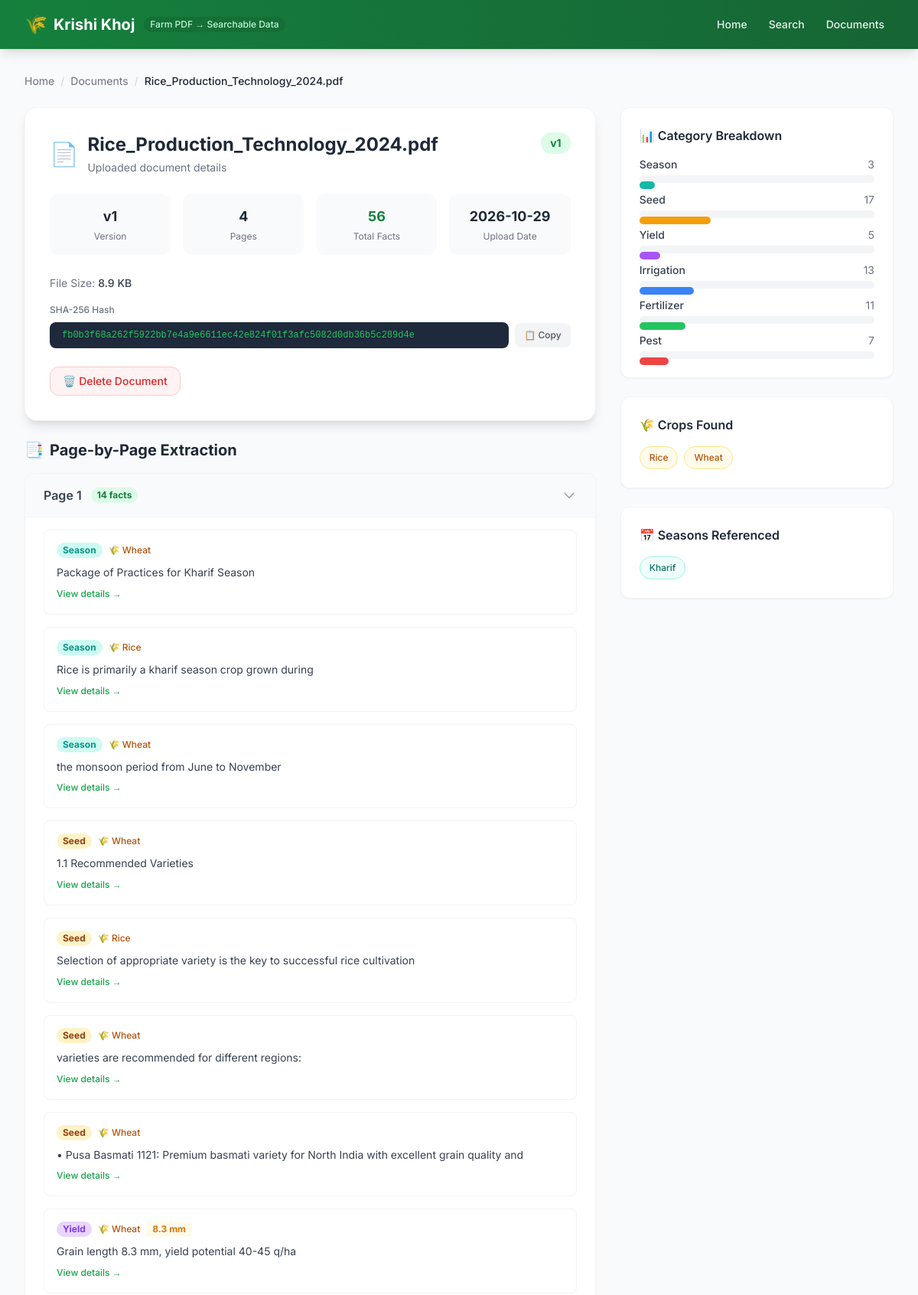
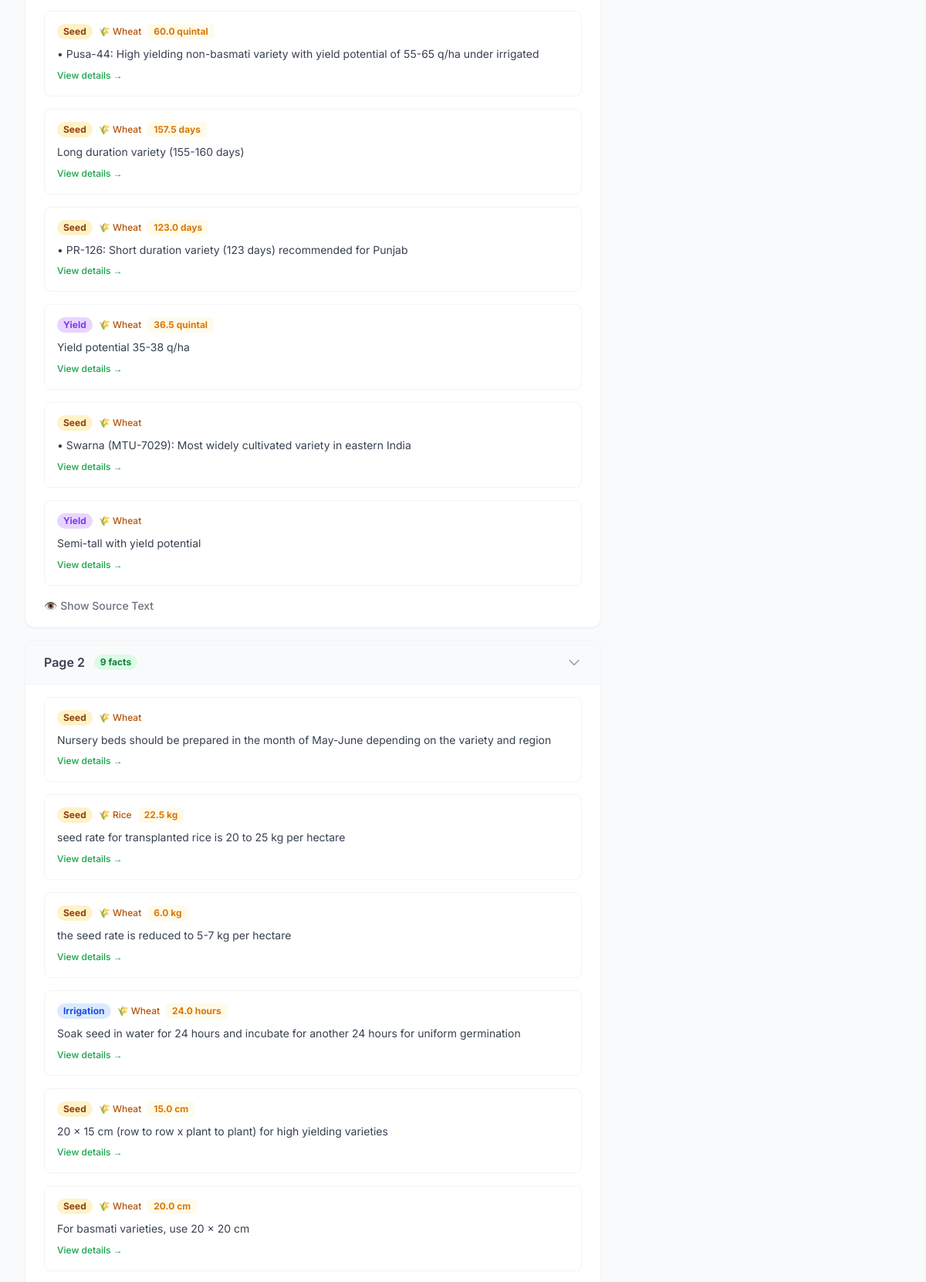
Screenshot of /document/2 (upper part) with the database file from the repository (2 pictures, top to bottom).
### tables this page shows
CREATE TABLE documents (
                id INTEGER PRIMARY KEY AUTOINCREMENT,
                filename TEXT NOT NULL,
                file_hash TEXT NOT NULL,
                version INTEGER DEFAULT 1,
                upload_date TEXT NOT NULL,
                page_count INTEGER DEFAULT 0,
                file_path TEXT NOT NULL,
                file_size INTEGER DEFAULT 0
            );

CREATE TABLE page_texts (
                id INTEGER PRIMARY KEY AUTOINCREMENT,
                document_id INTEGER NOT NULL,
                page_number INTEGER NOT NULL,
                page_text TEXT NOT NULL,
                FOREIGN KEY (document_id) REFERENCES documents(id) ON DELETE CASCADE
            );

CREATE TABLE facts (
                id INTEGER PRIMARY KEY AUTOINCREMENT,
                document_id INTEGER NOT NULL,
                crop_name TEXT,
                category TEXT NOT NULL,
                fact_text TEXT NOT NULL,
                value REAL,
                unit TEXT,
                season TEXT,
                region TEXT,
                page_number INTEGER NOT NULL,
                original_text TEXT NOT NULL,
                extraction_date TEXT NOT NULL,
                FOREIGN KEY (document_id) REFERENCES documents(id) ON DELETE CASCADE
            );

### app.py (the view)
@app.route('/document/<int:document_id>')
def document_detail(document_id):
    document = get_document_by_id(document_id)
    if not document:
        flash('Document not found.', 'error')
        return redirect(url_for('index'))
    all_facts = get_document_facts(document_id)
    pages_data = []
    for page_num in range(1, document['page_count'] + 1):
        pt = get_page_text(document_id, page_num)
        page_facts = [f for f in all_facts if f['page_number'] == page_num]
        pages_data.append({
            'page_number': page_num,
            'page_text': pt if pt else '',
            'facts': page_facts
        })
    summary = {
        'total_facts': len(all_facts),
        'by_category': {},
        'crops_found': list(set(f['crop_name'] for f in all_facts if f.get('crop_name'))),
        'seasons_found': list(set(f['season'] for f in all_facts if f.get('season')))
    }
    for f in all_facts:
        cat = f['category']
        summary['by_category'][cat] = summary['by_category'].get(cat, 0) + 1
    return render_template(
        'document.html',
        document=document,
        pages=pages_data,
        summary=summary
    )

### database.py (called while the page is built)
def get_db_connection():
    conn = sqlite3.connect(DATABASE_PATH)
    conn.row_factory = sqlite3.Row
    conn.execute("PRAGMA foreign_keys = ON")
    return conn

def get_page_text(document_id, page_number):
    conn = get_db_connection()
    try:
        cursor = conn.cursor()
        cursor.execute(
            "SELECT page_text FROM page_texts WHERE document_id = ? AND page_number = ?",
            (document_id, page_number)
        )
        row = cursor.fetchone()
        return row['page_text'] if row else ''
    finally:
        conn.close()

def get_document_facts(document_id, category=None, page_number=None):
    conn = get_db_connection()
    try:
        conditions = ["document_id = ?"]
        params = [document_id]
        if category:
            conditions.append("category = ?")
            params.append(category)
        if page_number:
            conditions.append("page_number = ?")
            params.append(page_number)
        where_clause = " AND ".join(conditions)
        cursor = conn.cursor()
        cursor.execute(
            f"SELECT * FROM facts WHERE {where_clause} ORDER BY page_number, id",
            params
        )
        return [dict(row) for row in cursor.fetchall()]
    finally:
        conn.close()

### templates/document.html (shortened to what this page needs)
{% extends "base.html" %}
{% block content %}
<div class="max-w-7xl mx-auto px-4 sm:px-6 lg:px-8 py-8">
    <nav class="text-sm mb-6">
        <ol class="flex items-center space-x-2 text-gray-500">
            <li><a href="/" class="hover:text-krishi-600 transition-colors">Home</a></li>
            <li><span class="text-gray-300">/</span></li>
            <li><a href="/documents" class="hover:text-krishi-600 transition-colors">Documents</a></li>
            <li><span class="text-gray-300">/</span></li>
            <li class="text-gray-800 font-medium">{{ document.filename }}</li>
        </ol>
    </nav>
    <div class="grid grid-cols-1 lg:grid-cols-3 gap-8">
        <div class="lg:col-span-2 space-y-6">
            <div class="bg-white rounded-2xl shadow-lg border border-gray-100 p-8">
                <div class="flex items-start justify-between mb-6">
                    <div class="flex items-center space-x-3">
                        <span class="text-3xl">📄</span>
                        <div>
                            <h1 class="text-2xl font-bold text-gray-800">{{ document.filename }}</h1>
                            <p class="text-sm text-gray-500 mt-1">Uploaded document details</p>
                        </div>
                    </div>
                    <span class="bg-krishi-100 text-krishi-700 text-sm font-bold px-3 py-1 rounded-full">v{{ document.version }}</span>
                </div>
                <div class="grid grid-cols-2 md:grid-cols-4 gap-4 mb-6">
                    <div class="bg-gray-50 rounded-xl p-4 text-center">
                        <div class="text-lg font-bold text-gray-800">v{{ document.version }}</div>
                        <div class="text-xs text-gray-500 mt-1">Version</div>
                    </div>
                    <div class="bg-gray-50 rounded-xl p-4 text-center">
                        <div class="text-lg font-bold text-gray-800">{{ document.page_count }}</div>
                        <div class="text-xs text-gray-500 mt-1">Pages</div>
                    </div>
                    <div class="bg-gray-50 rounded-xl p-4 text-center">
                        <div class="text-lg font-bold text-krishi-700">{{ summary.total_facts }}</div>
                        <div class="text-xs text-gray-500 mt-1">Total Facts</div>
                    </div>
                    <div class="bg-gray-50 rounded-xl p-4 text-center">
                        <div class="text-lg font-bold text-gray-800">{{ document.upload_date[:10] if document.upload_date|length > 10 else document.upload_date }}</div>
                        <div class="text-xs text-gray-500 mt-1">Upload Date</div>
                    </div>
                </div>
                <div class="mb-4">
                    <span class="text-sm text-gray-500">File Size: </span>
                    <span class="text-sm font-medium text-gray-700">
                        {% if document.file_size >= 1048576 %}
                            {{ "%.2f"|format(document.file_size / 1048576) }} MB
                        {% elif document.file_size >= 1024 %}
                            {{ "%.1f"|format(document.file_size / 1024) }} KB
                        {% else %}
                            {{ document.file_size }} bytes
                        {% endif %}
                    </span>
                </div>
                <div class="mb-6">
                    <label class="text-xs text-gray-500 font-medium block mb-2">SHA-256 Hash</label>
                    <div class="flex items-center space-x-2">
                        <div class="hash-display flex-1">{{ document.file_hash }}</div>
                        <button data-copy="{{ document.file_hash }}"
                            class="shrink-0 bg-gray-100 hover:bg-gray-200 text-gray-600 px-3 py-2 rounded-lg text-xs font-medium transition-colors">
                            📋 Copy
                        </button>
                    </div>
                </div>
                <form action="/document/{{ document.id }}" method="POST" class="inline">
                    <button type="submit"
                        class="delete-btn bg-red-50 hover:bg-red-100 text-red-600 hover:text-red-700 border border-red-200 font-medium py-2 px-4 rounded-xl text-sm transition-all">
                        🗑️ Delete Document
                    </button>
                </form>
            </div>
            <div class="space-y-4">
                <h2 class="text-xl font-bold text-gray-800 flex items-center space-x-2">
                    <span>📑</span><span>Page-by-Page Extraction</span>
                </h2>
                {% for page in pages %}
                <div class="bg-white rounded-xl shadow-sm border border-gray-100 overflow-hidden">
                    <div class="bg-gray-50 px-6 py-4 border-b border-gray-100 flex items-center justify-between cursor-pointer"
                         onclick="this.parentElement.querySelector('.page-content').classList.toggle('hidden')">
                        <div class="flex items-center space-x-3">
                            <h3 class="font-semibold text-gray-700">Page {{ page.page_number }}</h3>
                            <span class="bg-krishi-100 text-krishi-700 text-xs font-bold px-2 py-0.5 rounded-full">
                                {{ page.facts|length }} fact{{ 's' if page.facts|length != 1 else '' }}
                            </span>
                        </div>
                        <svg class="w-5 h-5 text-gray-400 transform transition-transform" fill="none" stroke="currentColor" viewBox="0 0 24 24">
                            <path stroke-linecap="round" stroke-linejoin="round" stroke-width="2" d="M19 9l-7 7-7-7"/>
                        </svg>
                    </div>
                    <div class="page-content px-6 py-4 space-y-4">
                        {% for fact in page.facts %}
                        <div class="border border-gray-100 rounded-lg p-4 hover:bg-gray-50 transition-colors">
                            <div class="flex flex-wrap items-center gap-2 mb-2">
                                {% set cat_lower = fact.category|lower if fact.category else 'general' %}
                                <span class="inline-flex items-center px-2 py-0.5 rounded-full text-xs font-bold
                                    {% if cat_lower == 'fertilizer' %}badge-fertilizer
                                    {% elif cat_lower == 'irrigation' %}badge-irrigation
                                    {% elif cat_lower == 'pest' %}badge-pest
                                    {% elif cat_lower == 'soil' %}badge-soil
                                    {% elif cat_lower == 'seed' %}badge-seed
                                    {% elif cat_lower == 'yield' %}badge-yield
                                    {% elif cat_lower == 'season' %}badge-season
                                    {% else %}badge-general{% endif %}">
                                    {{ fact.category or 'General' }}
                                </span>
                                {% if fact.crop_name %}
                                <span class="text-xs text-saffron-700 font-medium">🌾 {{ fact.crop_name }}</span>
                                {% endif %}
                                {% if fact.value %}
                                <span class="text-xs font-bold text-saffron-600 bg-saffron-50 px-2 py-0.5 rounded">{{ fact.value }}{% if fact.unit %} {{ fact.unit }}{% endif %}</span>
                                {% endif %}
                            </div>
                            <p class="text-sm text-gray-700 leading-relaxed">{{ fact.fact_text }}</p>
                            <a href="/fact/{{ fact.id }}" class="text-xs text-krishi-600 hover:text-krishi-700 font-medium mt-2 inline-block">View details →</a>
                        </div>
                        {% endfor %}
                        <button class="source-toggle text-sm text-gray-500 hover:text-krishi-600 font-medium transition-colors"
                            data-target="source-page-{{ page.page_number }}">
                            👁️ Show Source Text
                        </button>
                    </div>
                </div>
                {% endfor %}
            </div>
        </div>
        <div class="space-y-6">
            <div class="bg-white rounded-xl shadow-sm border border-gray-100 p-6">
                <h3 class="font-semibold text-gray-800 mb-4">📊 Category Breakdown</h3>
                {% if summary.by_category %}
                <div class="space-y-3">
                    {% for cat, count in summary.by_category.items() %}
                    {% set percentage = (count / summary.total_facts * 100) if summary.total_facts > 0 else 0 %}
                    <div>
                        <div class="flex items-center justify-between text-sm mb-1">
                            <span class="font-medium text-gray-700">{{ cat }}</span>
                            <span class="text-gray-500">{{ count }}</span>
                        </div>
                        <div class="w-full bg-gray-100 rounded-full h-2.5">
                            {% set cat_lower = cat|lower %}
                            <div class="category-bar h-2.5 rounded-full
                                {% if cat_lower == 'fertilizer' %}bg-green-500
                                {% elif cat_lower == 'irrigation' %}bg-blue-500
                                {% elif cat_lower == 'pest' %}bg-red-500
                                {% elif cat_lower == 'soil' %}bg-amber-700
                                {% elif cat_lower == 'seed' %}bg-amber-500
                                {% elif cat_lower == 'yield' %}bg-purple-500
                                {% elif cat_lower == 'season' %}bg-teal-500
                                {% else %}bg-gray-400{% endif %}"
                                style="width: {{ percentage }}%"></div>
                        </div>
                    </div>
                    {% endfor %}
                </div>
                {% else %}
                <p class="text-sm text-gray-400 italic">No data available</p>
                {% endif %}
            </div>
            <div class="bg-white rounded-xl shadow-sm border border-gray-100 p-6">
                <h3 class="font-semibold text-gray-800 mb-4">🌾 Crops Found</h3>
                {% if summary.crops_found %}
                <div class="flex flex-wrap gap-2">
                    {% for crop in summary.crops_found %}
                    <span class="bg-saffron-50 text-saffron-700 text-xs font-medium px-3 py-1.5 rounded-full border border-saffron-200">{{ crop }}</span>
                    {% endfor %}
                </div>
                {% else %}
                <p class="text-sm text-gray-400 italic">No crops identified</p>
                {% endif %}
            </div>
            <div class="bg-white rounded-xl shadow-sm border border-gray-100 p-6">
                <h3 class="font-semibold text-gray-800 mb-4">📅 Seasons Referenced</h3>
                {% if summary.seasons_found %}
                <div class="flex flex-wrap gap-2">
                    {% for season in summary.seasons_found %}
                    <span class="bg-teal-50 text-teal-700 text-xs font-medium px-3 py-1.5 rounded-full border border-teal-200">{{ season }}</span>
                    {% endfor %}
                </div>
                {% else %}
                <p class="text-sm text-gray-400 italic">No seasons referenced</p>
                {% endif %}
            </div>
        </div>
    </div>
</div>
{% endblock %}

### static/css/style.css (style rules this page uses)
* { transition: all 0.2s ease; }
.badge-seed { background: #fef3c7; color: #92400e; }
.badge-irrigation { background: #dbeafe; color: #1d4ed8; }
.badge-yield { background: #e9d5ff; color: #7c3aed; }
.badge-season { background: #ccfbf1; color: #0d9488; }
.hash-display { font-family: 'Courier New', monospace; font-size: 0.75rem; background: #1e293b; color: #22c55e; padding: 0.5rem 1rem; border-radius: 8px; word-break: break-all; }
.category-bar { height: 24px; border-radius: 4px; min-width: 20px; display: inline-block; }

### rows the page displays
documents: filename "Rice_Production_Technology_2024.pdf", version "1", page_count "4", upload_date "2026-10-29", document.file_size/1024 "8.9", file_hash "fb0b3f68a262f5922bb7e4a9e6611ec42e824f01f3afc5082d0db36b5c289d4e"
page_texts: page_number "1", facts|length "14", facts "s"
facts: category "Season", crop_name "Wheat", fact_text "Package of Practices for Kharif Season", count "3", {{ percentage }} 5.357142857142857 (drawn), season "Kharif"
facts: category "Season", crop_name "Rice", fact_text "Rice is primarily a kharif season crop grown during"
facts: category "Season", crop_name "Wheat", fact_text "the monsoon period from June to November"
facts: category "Seed", crop_name "Wheat", fact_text "1.1 Recommended Varieties", count "17", {{ percentage }} 30.357142857142854 (drawn)
facts: category "Seed", crop_name "Rice", fact_text "Selection of appropriate variety is the key to successful rice cultivation"
facts: category "Seed", crop_name "Wheat", fact_text "varieties are recommended for different regions:"
facts: category "Seed", crop_name "Wheat", fact_text "• Pusa Basmati 1121: Premium basmati variety for North India with excellent grain quality and"
facts: category "Yield", crop_name "Wheat", value "8.3", unit "mm", fact_text "Grain length 8.3 mm, yield potential 40-45 q/ha", count "5", {{ percentage }} 8.928571428571429 (drawn)
facts: category "Seed", crop_name "Wheat", value "60.0", unit "quintal", fact_text "• Pusa-44: High yielding non-basmati variety with yield potential of 55-65 q/ha under irrigated"
facts: category "Seed", crop_name "Wheat", value "157.5", unit "days", fact_text "Long duration variety (155-160 days)"
facts: category "Seed", crop_name "Wheat", value "123.0", unit "days", fact_text "• PR-126: Short duration variety (123 days) recommended for Punjab"
facts: category "Yield", crop_name "Wheat", value "36.5", unit "quintal", fact_text "Yield potential 35-38 q/ha"
facts: category "Seed", crop_name "Wheat", fact_text "• Swarna (MTU-7029): Most widely cultivated variety in eastern India"
facts: category "Yield", crop_name "Wheat", fact_text "Semi-tall with yield potential"
page_texts: page_number "2", facts|length "9", facts "s"
facts: category "Seed", crop_name "Wheat", fact_text "Nursery beds should be prepared in the month of May-June depending on the variety and region"
facts: category "Seed", crop_name "Rice", value "22.5", unit "kg", fact_text "seed rate for transplanted rice is 20 to 25 kg per hectare"
facts: category "Seed", crop_name "Wheat", value "6.0", unit "kg", fact_text "the seed rate is reduced to 5-7 kg per hectare"
facts: category "Irrigation", crop_name "Wheat", value "24.0", unit "hours", fact_text "Soak seed in water for 24 hours and incubate for another 24 hours for uniform germination", count "13", {{ percentage }} 23.214285714285715 (drawn)
facts: category "Seed", crop_name "Wheat", value "15.0", unit "cm", fact_text "20 x 15 cm (row to row x plant to plant) for high yielding varieties"
facts: category "Seed", crop_name "Wheat", value "20.0", unit "cm", fact_text "For basmati varieties, use 20 x 20 cm"
facts: category "Fertilizer", count "11", {{ percentage }} 19.642857142857142 (drawn)
facts: category "Pest", count "7", {{ percentage }} 12.5 (drawn)

### other values shown
{{ summary.total_facts }} "56"
